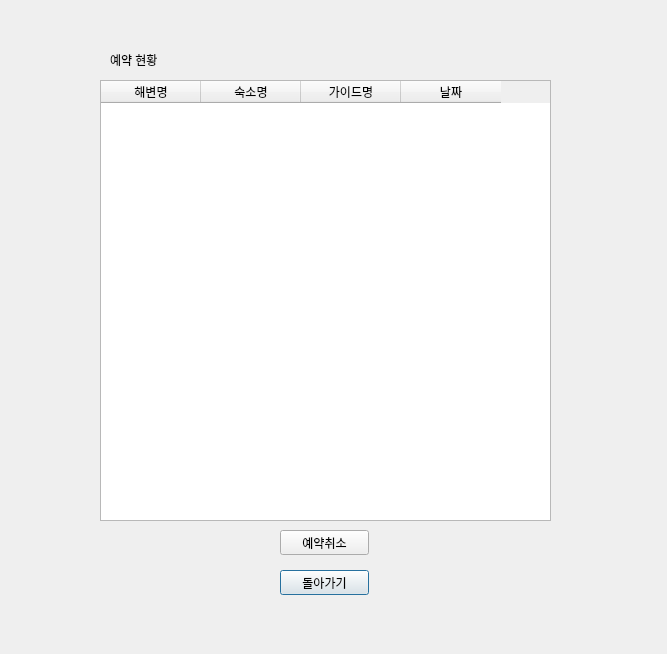
<?xml version="1.0" encoding="UTF-8"?>
<ui version="4.0">
 <class>breakreserve</class>
 <widget class="QDialog" name="breakreserve">
  <property name="geometry">
   <rect>
    <x>0</x>
    <y>0</y>
    <width>667</width>
    <height>654</height>
   </rect>
  </property>
  <property name="windowTitle">
   <string>Dialog</string>
  </property>
  <widget class="QTableWidget" name="tableWidget">
   <property name="geometry">
    <rect>
     <x>100</x>
     <y>80</y>
     <width>451</width>
     <height>441</height>
    </rect>
   </property>
   <column>
    <property name="text">
     <string>해변명</string>
    </property>
   </column>
   <column>
    <property name="text">
     <string>숙소명</string>
    </property>
   </column>
   <column>
    <property name="text">
     <string>가이드명</string>
    </property>
   </column>
   <column>
    <property name="text">
     <string>날짜</string>
    </property>
   </column>
  </widget>
  <widget class="QLabel" name="label">
   <property name="geometry">
    <rect>
     <x>110</x>
     <y>50</y>
     <width>301</width>
     <height>20</height>
    </rect>
   </property>
   <property name="text">
    <string>예약 현황</string>
   </property>
  </widget>
  <widget class="QPushButton" name="exit">
   <property name="geometry">
    <rect>
     <x>280</x>
     <y>570</y>
     <width>89</width>
     <height>25</height>
    </rect>
   </property>
   <property name="text">
    <string>돌아가기</string>
   </property>
  </widget>
  <widget class="QPushButton" name="breakbt">
   <property name="geometry">
    <rect>
     <x>280</x>
     <y>530</y>
     <width>89</width>
     <height>25</height>
    </rect>
   </property>
   <property name="text">
    <string>예약취소</string>
   </property>
  </widget>
 </widget>
 <resources/>
 <connections/>
</ui>
